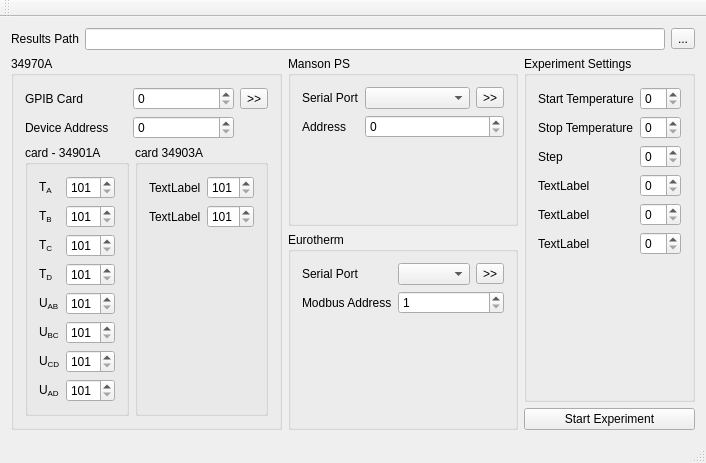
<?xml version="1.0" encoding="UTF-8"?>
<ui version="4.0">
 <class>MainWindow</class>
 <widget class="QMainWindow" name="MainWindow">
  <property name="geometry">
   <rect>
    <x>0</x>
    <y>0</y>
    <width>648</width>
    <height>442</height>
   </rect>
  </property>
  <property name="windowTitle">
   <string>MainWindow</string>
  </property>
  <widget class="QWidget" name="centralWidget">
   <layout class="QGridLayout" name="gridLayout">
    <item row="4" column="0" rowspan="3">
     <widget class="QGroupBox" name="groupBox">
      <property name="title">
       <string>34970A</string>
      </property>
      <layout class="QGridLayout" name="gridLayout_2">
       <item row="3" column="0">
        <widget class="QGroupBox" name="groupBox_2">
         <property name="title">
          <string>card - 34901A</string>
         </property>
         <layout class="QFormLayout" name="formLayout_2">
          <item row="0" column="0">
           <widget class="QLabel" name="label_2">
            <property name="text">
             <string>T&lt;sub&gt;A&lt;/sub&gt;</string>
            </property>
           </widget>
          </item>
          <item row="0" column="1">
           <widget class="QSpinBox" name="channelTASpinBox">
            <property name="minimum">
             <number>101</number>
            </property>
            <property name="maximum">
             <number>399</number>
            </property>
           </widget>
          </item>
          <item row="1" column="0">
           <widget class="QLabel" name="label_3">
            <property name="text">
             <string>T&lt;sub&gt;B&lt;/sub&gt;</string>
            </property>
           </widget>
          </item>
          <item row="1" column="1">
           <widget class="QSpinBox" name="channelTBSpinBox">
            <property name="minimum">
             <number>101</number>
            </property>
            <property name="maximum">
             <number>399</number>
            </property>
           </widget>
          </item>
          <item row="2" column="0">
           <widget class="QLabel" name="label_4">
            <property name="text">
             <string>T&lt;sub&gt;C&lt;/sub&gt;</string>
            </property>
           </widget>
          </item>
          <item row="2" column="1">
           <widget class="QSpinBox" name="channelTCSpinBox">
            <property name="minimum">
             <number>101</number>
            </property>
            <property name="maximum">
             <number>399</number>
            </property>
           </widget>
          </item>
          <item row="3" column="0">
           <widget class="QLabel" name="label_5">
            <property name="text">
             <string>T&lt;sub&gt;D&lt;/sub&gt;</string>
            </property>
           </widget>
          </item>
          <item row="3" column="1">
           <widget class="QSpinBox" name="channelTDSpinBox">
            <property name="minimum">
             <number>101</number>
            </property>
            <property name="maximum">
             <number>399</number>
            </property>
           </widget>
          </item>
          <item row="4" column="0">
           <widget class="QLabel" name="label_6">
            <property name="text">
             <string>U&lt;sub&gt;AB&lt;/sub&gt;</string>
            </property>
           </widget>
          </item>
          <item row="4" column="1">
           <widget class="QSpinBox" name="channelUABSpinBox">
            <property name="minimum">
             <number>101</number>
            </property>
            <property name="maximum">
             <number>399</number>
            </property>
           </widget>
          </item>
          <item row="5" column="0">
           <widget class="QLabel" name="label_7">
            <property name="text">
             <string>U&lt;sub&gt;BC&lt;/sub&gt;</string>
            </property>
           </widget>
          </item>
          <item row="5" column="1">
           <widget class="QSpinBox" name="channelUBCSpinBox">
            <property name="minimum">
             <number>101</number>
            </property>
            <property name="maximum">
             <number>399</number>
            </property>
           </widget>
          </item>
          <item row="6" column="0">
           <widget class="QLabel" name="label_8">
            <property name="text">
             <string>U&lt;sub&gt;CD&lt;/sub&gt;</string>
            </property>
           </widget>
          </item>
          <item row="6" column="1">
           <widget class="QSpinBox" name="channelUCDSpinBox">
            <property name="minimum">
             <number>101</number>
            </property>
            <property name="maximum">
             <number>399</number>
            </property>
           </widget>
          </item>
          <item row="7" column="0">
           <widget class="QLabel" name="label_9">
            <property name="text">
             <string>U&lt;sub&gt;AD&lt;/sub&gt;</string>
            </property>
           </widget>
          </item>
          <item row="7" column="1">
           <widget class="QSpinBox" name="channelUADSpinBox">
            <property name="minimum">
             <number>101</number>
            </property>
            <property name="maximum">
             <number>399</number>
            </property>
           </widget>
          </item>
         </layout>
        </widget>
       </item>
       <item row="3" column="1">
        <widget class="QGroupBox" name="groupBox_3">
         <property name="title">
          <string>card 34903A</string>
         </property>
         <layout class="QFormLayout" name="formLayout">
          <item row="0" column="0">
           <widget class="QLabel" name="label_11">
            <property name="text">
             <string>TextLabel</string>
            </property>
           </widget>
          </item>
          <item row="0" column="1">
           <widget class="QSpinBox" name="channelTASpinBox_2">
            <property name="minimum">
             <number>101</number>
            </property>
            <property name="maximum">
             <number>399</number>
            </property>
           </widget>
          </item>
          <item row="2" column="0">
           <widget class="QLabel" name="label_12">
            <property name="text">
             <string>TextLabel</string>
            </property>
           </widget>
          </item>
          <item row="2" column="1">
           <widget class="QSpinBox" name="channelTASpinBox_3">
            <property name="minimum">
             <number>101</number>
            </property>
            <property name="maximum">
             <number>399</number>
            </property>
           </widget>
          </item>
         </layout>
        </widget>
       </item>
       <item row="1" column="0" colspan="2">
        <layout class="QGridLayout" name="gridLayout_3">
         <item row="1" column="0">
          <widget class="QLabel" name="label_10">
           <property name="text">
            <string>Device Address</string>
           </property>
          </widget>
         </item>
         <item row="1" column="1">
          <widget class="QSpinBox" name="GPIBDevAddrSpinBox">
           <property name="maximum">
            <number>30</number>
           </property>
          </widget>
         </item>
         <item row="0" column="0">
          <widget class="QLabel" name="label_22">
           <property name="text">
            <string>GPIB Card</string>
           </property>
          </widget>
         </item>
         <item row="0" column="1">
          <widget class="QSpinBox" name="GPIBBrdNumSpinBox"/>
         </item>
         <item row="0" column="2">
          <widget class="QToolButton" name="toolButton">
           <property name="text">
            <string>&gt;&gt;</string>
           </property>
          </widget>
         </item>
        </layout>
       </item>
      </layout>
     </widget>
    </item>
    <item row="4" column="1">
     <widget class="QGroupBox" name="groupBox_4">
      <property name="title">
       <string>Manson PS</string>
      </property>
      <layout class="QFormLayout" name="formLayout_3">
       <property name="fieldGrowthPolicy">
        <enum>QFormLayout::AllNonFixedFieldsGrow</enum>
       </property>
       <item row="1" column="0">
        <widget class="QLabel" name="label_13">
         <property name="text">
          <string>Serial Port</string>
         </property>
        </widget>
       </item>
       <item row="1" column="1">
        <layout class="QHBoxLayout" name="horizontalLayout_3">
         <item>
          <widget class="QComboBox" name="comboBox"/>
         </item>
         <item>
          <widget class="QToolButton" name="toolButton_2">
           <property name="text">
            <string>&gt;&gt;</string>
           </property>
          </widget>
         </item>
        </layout>
       </item>
       <item row="2" column="0">
        <widget class="QLabel" name="label">
         <property name="text">
          <string>Address</string>
         </property>
        </widget>
       </item>
       <item row="2" column="1">
        <widget class="QSpinBox" name="spinBox_9"/>
       </item>
      </layout>
     </widget>
    </item>
    <item row="4" column="2" rowspan="2">
     <widget class="QGroupBox" name="groupBox_6">
      <property name="title">
       <string>Experiment Settings</string>
      </property>
      <layout class="QFormLayout" name="formLayout_5">
       <property name="fieldGrowthPolicy">
        <enum>QFormLayout::AllNonFixedFieldsGrow</enum>
       </property>
       <item row="0" column="0">
        <widget class="QLabel" name="label_15">
         <property name="text">
          <string>Start Temperature</string>
         </property>
        </widget>
       </item>
       <item row="0" column="1">
        <widget class="QSpinBox" name="spinBox_2"/>
       </item>
       <item row="1" column="0">
        <widget class="QLabel" name="label_16">
         <property name="text">
          <string>Stop Temperature</string>
         </property>
        </widget>
       </item>
       <item row="2" column="0">
        <widget class="QLabel" name="label_17">
         <property name="text">
          <string>Step</string>
         </property>
        </widget>
       </item>
       <item row="3" column="0">
        <widget class="QLabel" name="label_18">
         <property name="text">
          <string>TextLabel</string>
         </property>
        </widget>
       </item>
       <item row="4" column="0">
        <widget class="QLabel" name="label_19">
         <property name="text">
          <string>TextLabel</string>
         </property>
        </widget>
       </item>
       <item row="5" column="0">
        <widget class="QLabel" name="label_20">
         <property name="text">
          <string>TextLabel</string>
         </property>
        </widget>
       </item>
       <item row="1" column="1">
        <widget class="QSpinBox" name="spinBox_3"/>
       </item>
       <item row="2" column="1">
        <widget class="QSpinBox" name="spinBox_4"/>
       </item>
       <item row="3" column="1">
        <widget class="QSpinBox" name="spinBox_5"/>
       </item>
       <item row="4" column="1">
        <widget class="QSpinBox" name="spinBox_6"/>
       </item>
       <item row="5" column="1">
        <widget class="QSpinBox" name="spinBox_7"/>
       </item>
      </layout>
     </widget>
    </item>
    <item row="5" column="1" rowspan="2">
     <widget class="QGroupBox" name="groupBox_5">
      <property name="title">
       <string>Eurotherm</string>
      </property>
      <layout class="QFormLayout" name="formLayout_4">
       <property name="fieldGrowthPolicy">
        <enum>QFormLayout::AllNonFixedFieldsGrow</enum>
       </property>
       <item row="0" column="0">
        <widget class="QLabel" name="label_14">
         <property name="text">
          <string>Serial Port</string>
         </property>
        </widget>
       </item>
       <item row="0" column="1">
        <layout class="QHBoxLayout" name="horizontalLayout_4">
         <item>
          <widget class="QComboBox" name="comboBox_2"/>
         </item>
         <item>
          <widget class="QToolButton" name="toolButton_3">
           <property name="text">
            <string>&gt;&gt;</string>
           </property>
          </widget>
         </item>
        </layout>
       </item>
       <item row="1" column="0">
        <widget class="QLabel" name="label_21">
         <property name="text">
          <string>Modbus Address</string>
         </property>
        </widget>
       </item>
       <item row="1" column="1">
        <widget class="QSpinBox" name="spinBox_8">
         <property name="minimum">
          <number>1</number>
         </property>
         <property name="maximum">
          <number>254</number>
         </property>
        </widget>
       </item>
      </layout>
     </widget>
    </item>
    <item row="6" column="2">
     <widget class="QPushButton" name="pushButton">
      <property name="text">
       <string>Start Experiment</string>
      </property>
     </widget>
    </item>
    <item row="0" column="0" colspan="3">
     <layout class="QGridLayout" name="gridLayout_4">
      <item row="0" column="0">
       <widget class="QLabel" name="label_23">
        <property name="text">
         <string>Results Path</string>
        </property>
       </widget>
      </item>
      <item row="0" column="1">
       <widget class="QLineEdit" name="resultsPathLineEdit"/>
      </item>
      <item row="0" column="2">
       <widget class="QToolButton" name="resultsPathToolButton">
        <property name="text">
         <string>...</string>
        </property>
       </widget>
      </item>
     </layout>
    </item>
   </layout>
  </widget>
  <widget class="QToolBar" name="mainToolBar">
   <attribute name="toolBarArea">
    <enum>TopToolBarArea</enum>
   </attribute>
   <attribute name="toolBarBreak">
    <bool>false</bool>
   </attribute>
  </widget>
  <widget class="QStatusBar" name="statusBar"/>
 </widget>
 <layoutdefault spacing="6" margin="11"/>
 <resources/>
 <connections/>
</ui>
